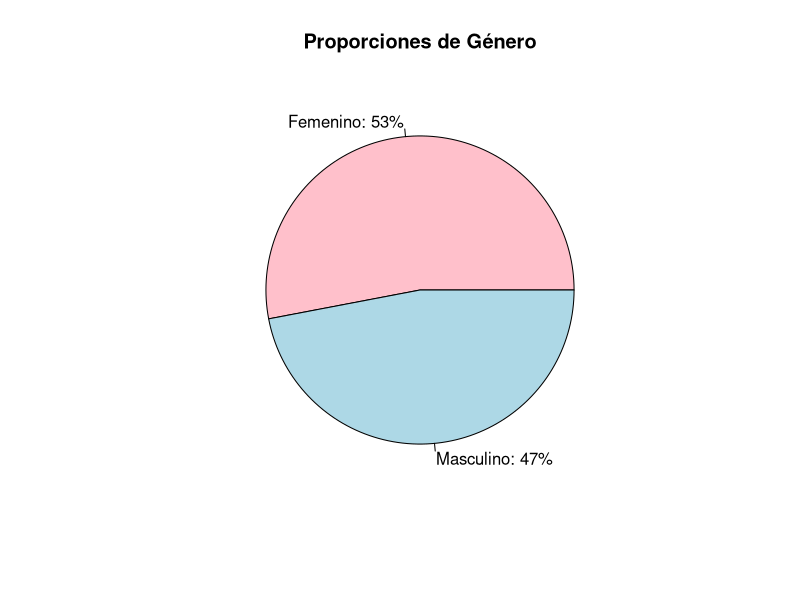
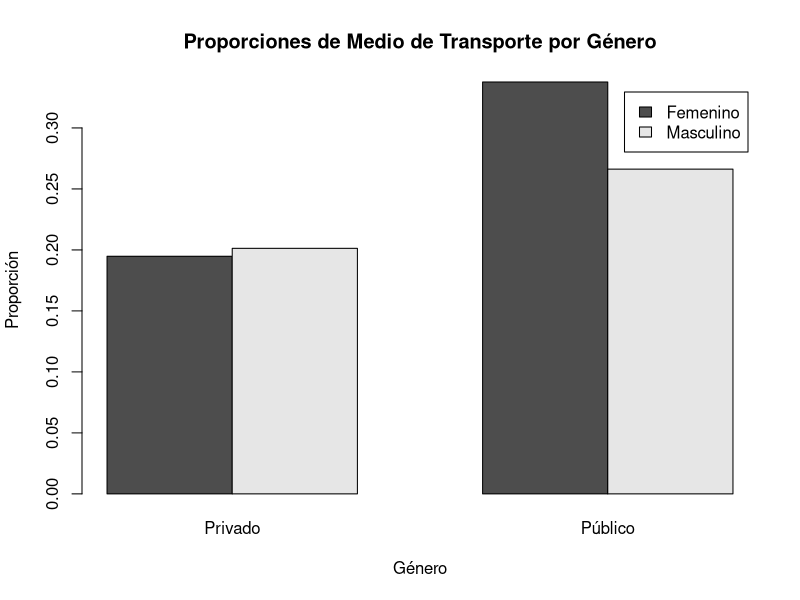
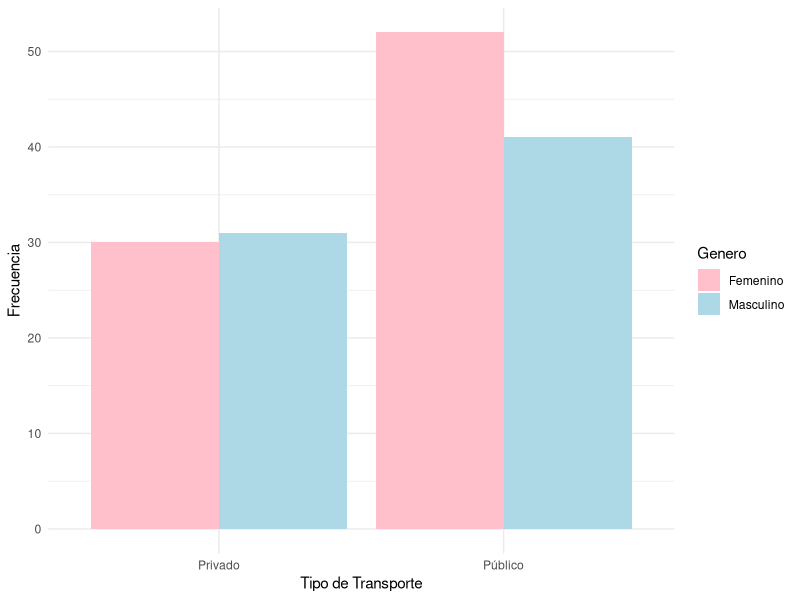
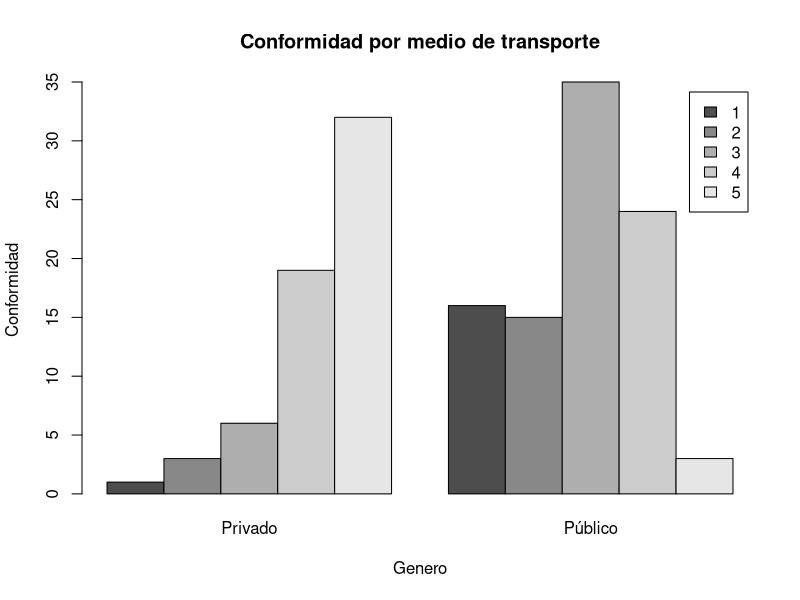
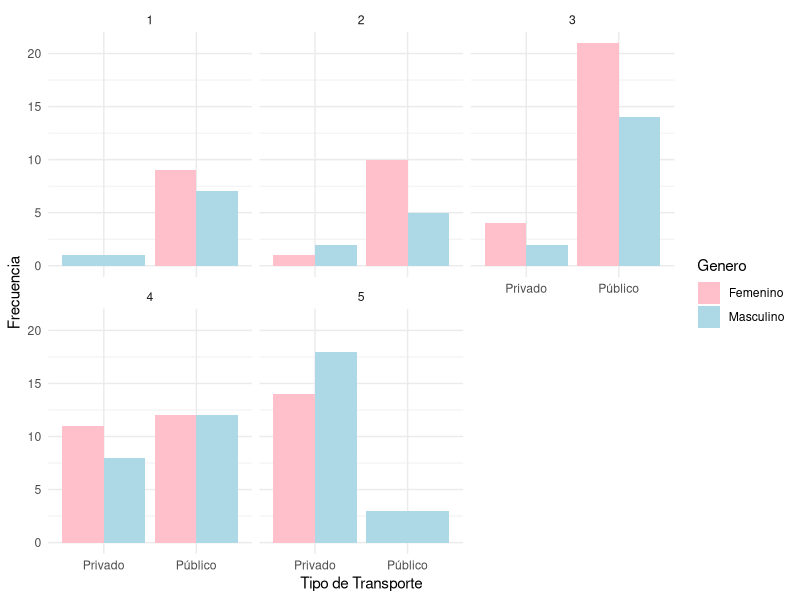
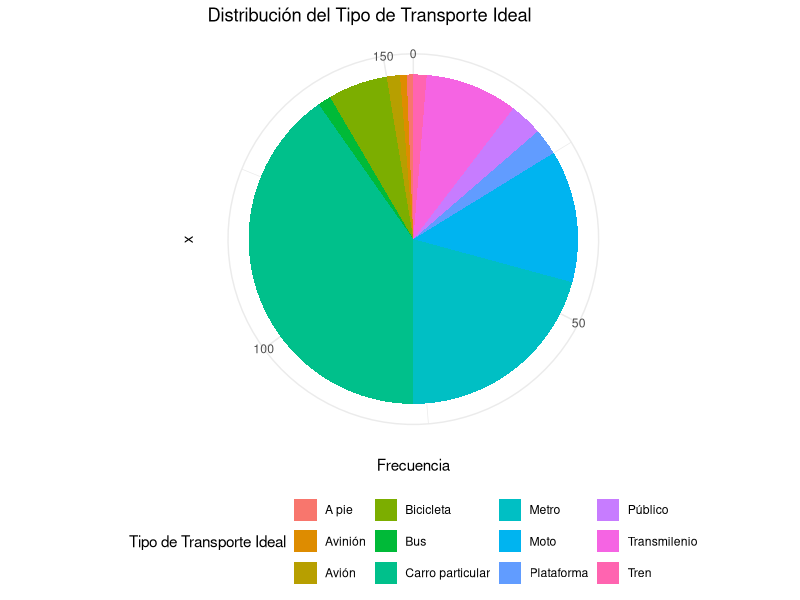
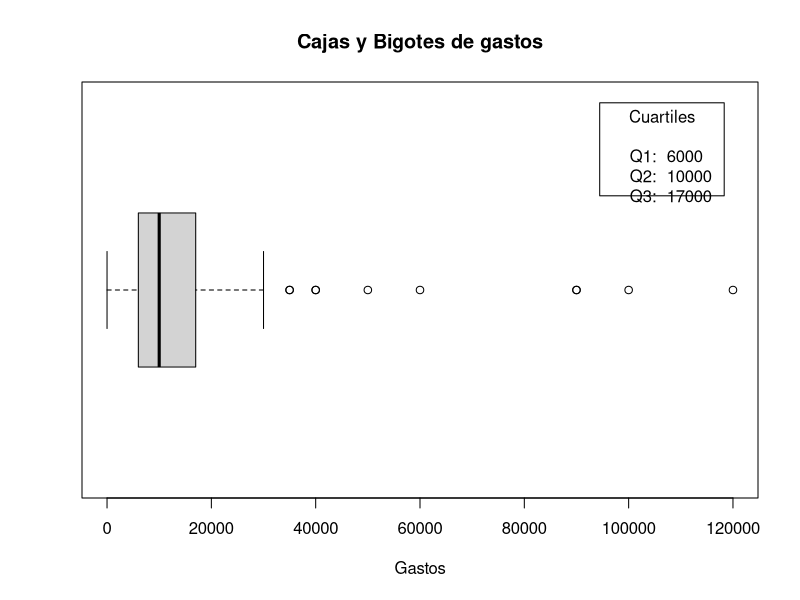
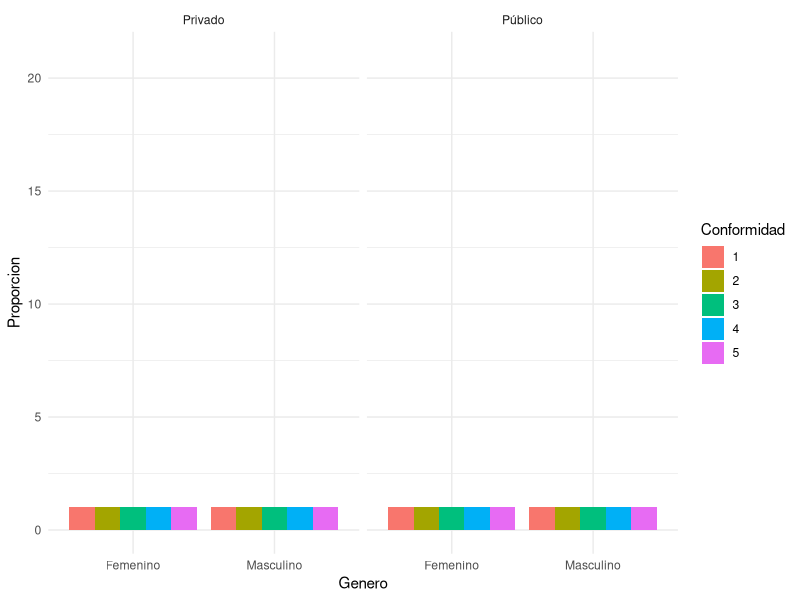

Source code (R) for these figures, in order:
## ---- chunk 1
 library(readxl)
 library(ggplot2)
 dr = read_excel("ENCUESTA MOVILIDAD(1-154) (1).xlsx")
 dr
 #Borrar las columnas innecesarias generadas por Microsoft Forms
 dr = dr[, -c(1)]
 generos = table(dr$`Genero `)
 
 
 proporciones_Genero = prop.table(generos)
 
 # Crear un gráfico de torta para mostrar la proporcion en genero
  proporciones_Genero=round(proporciones_Genero, 2)
  etiquetas = paste0(names(proporciones_Genero), ": ", proporciones_Genero * 100, "%")
  graficaGeneros = pie(proporciones_Genero, col = c("pink", "lightblue"), main = "Proporciones de Género", labels = etiquetas)


relacionMedioTrans_Genero = table(dr$`Genero `, dr$`¿Qué tipo transporte usa?`)
tabla_RelacionMedioTrans=table(prop.table(relacionMedioTrans_Genero))
prop_relacionMedioTrans_Genero = prop.table(relacionMedioTrans_Genero)

barplot(prop_relacionMedioTrans_Genero, beside = TRUE, legend.text = TRUE, main = "Proporciones de Medio de Transporte por Género", xlab = "Género", ylab = "Proporción")

# Calcular la proporción de Medio de Transporte por Género
prop_relacionMedioTrans_Genero = prop.table(table(dr$`Genero `, dr$`¿Qué tipo transporte usa?`))



# Relación entre medio de transporte y género

ggplot(dr, aes(x = `¿Qué tipo transporte usa?`, fill = `Genero `)) +
  geom_bar(position = "dodge") +
  labs(
    x = "Tipo de Transporte",
    y = "Frecuencia") +
  scale_fill_manual(values = c("pink", "lightblue")) +
  theme_minimal()


#Relacion entre nivel de conformidad y tiempo que tarda

barplot(table(dr$'Nivel de conformidad',dr$'¿Qué tipo transporte usa?'),beside = TRUE, legend.text = TRUE,main = "Conformidad por medio de transporte",xlab = "Genero", ylab="Conformidad")



# Conformidad por tipo de transporte y genero
ggplot(dr, aes(x = `¿Qué tipo transporte usa?`, fill = `Genero `)) +
  geom_bar(position = "dodge") +
  facet_wrap(~ `Nivel de conformidad`) +
  labs(
       x = "Tipo de Transporte",
       y = "Frecuencia") +
  scale_fill_manual(values = c("pink", "lightblue")) +
  theme_minimal()


# Contar la frecuencia de cada tipo de transporte ideal

frecuencia_transporte_ideal <- table(dr$`Medio transporte ideal. ¿Por qué?`)

# Convertir la tabla en un dataframe
df_frecuencia <- as.data.frame(frecuencia_transporte_ideal)

# Renombrar las columnas
colnames(df_frecuencia) <- c("Transporte_Ideal", "Frecuencia")

# Crear el gráfico de torta
ggplot(df_frecuencia, aes(x = "", y = Frecuencia, fill = Transporte_Ideal)) +
  geom_bar(stat = "identity") +
  coord_polar("y", start = 0) +
  labs(title = "Distribución del Tipo de Transporte Ideal",
       fill = "Tipo de Transporte Ideal") +
  theme_minimal() +
  theme(legend.position = "bottom")

# Boxplot para analizar gastos promedios de dinero
bp <- boxplot(as.numeric(dr$`En promedio cuánto dinero gasta a diario, en transporte`), 
  main="Cajas y Bigotes de gastos", 
  xlab="Gastos", 
  horizontal=TRUE)

# Mostrar los valores de q1, q2 y q3
q1 <- bp$stats[2]
q2 <- bp$stats[3]
q3 <- bp$stats[4]

# Agregar las etiquetas al gráfico
legend("topright", inset=.05, title="Cuartiles", 
       legend=paste("Q1: ", round(q1, 2), "\nQ2: ", round(q2, 2), "\nQ3: ", round(q3, 2)), cex=1)

# Grafico que permita analizar genero conformidad y tiempo usando tablas de contingencia

# Crear una tabla de contingencia entre genero, conformidad y tiempo
tabla_contingencia <- table(dr$`Genero `, dr$`Nivel de conformidad`, dr$`¿Qué tipo transporte usa?`)
View(tabla_contingencia)

# Convertir la tabla de contingencia en un dataframe
df_contingencia <- as.data.frame.table(tabla_contingencia)

# Renombrar las columnas
colnames(df_contingencia) <- c("Genero", "Conformidad", "Tipo_Transporte", "Frecuencia")

# Crear el grafico de barras
ggplot(df_contingencia, aes(x = Genero, fill = Conformidad)) +
  geom_bar(position = "dodge") +
  facet_wrap(~ Tipo_Transporte) +
  labs(
    x = "Genero",
    y = "Proporcion",
    fill = "Conformidad") +
  theme_minimal() +
  ylim(0, max(df_contingencia$Frecuencia))
